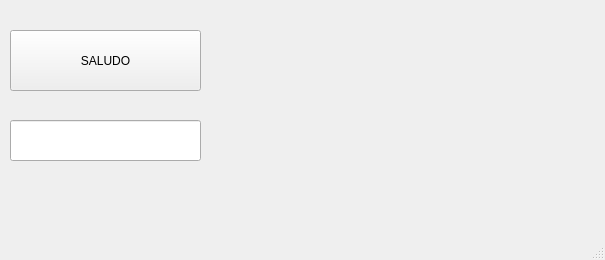
<?xml version="1.0" encoding="UTF-8"?>
<ui version="4.0">
 <class>MainWindow</class>
 <widget class="QMainWindow" name="MainWindow">
  <property name="geometry">
   <rect>
    <x>0</x>
    <y>0</y>
    <width>605</width>
    <height>260</height>
   </rect>
  </property>
  <property name="windowTitle">
   <string>MainWindow</string>
  </property>
  <widget class="QWidget" name="centralwidget">
   <widget class="QPushButton" name="btn_saludar">
    <property name="geometry">
     <rect>
      <x>10</x>
      <y>30</y>
      <width>191</width>
      <height>61</height>
     </rect>
    </property>
    <property name="text">
     <string>SALUDO</string>
    </property>
   </widget>
   <widget class="QLineEdit" name="lineEdit">
    <property name="geometry">
     <rect>
      <x>10</x>
      <y>120</y>
      <width>191</width>
      <height>41</height>
     </rect>
    </property>
    <property name="font">
     <font>
      <pointsize>12</pointsize>
      <bold>true</bold>
     </font>
    </property>
    <property name="text">
     <string></string>
    </property>
    <property name="alignment">
     <set>Qt::AlignCenter</set>
    </property>
   </widget>
  </widget>
  <widget class="QMenuBar" name="menubar">
   <property name="geometry">
    <rect>
     <x>0</x>
     <y>0</y>
     <width>605</width>
     <height>24</height>
    </rect>
   </property>
  </widget>
  <widget class="QStatusBar" name="statusbar"/>
 </widget>
 <resources/>
 <connections/>
</ui>
